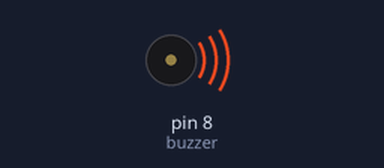
A sketch run on a simulated Arduino Uno, built with avr-gcc and run on an emulated ATmega328P. Shown: buzzer (waves = sounding).

Above: at 0.1 s.
At 0.6 s:
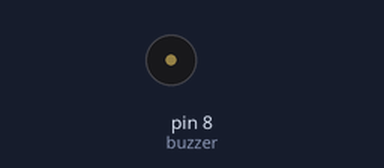
Timing chart, 0 to 2.1 s (numbered marks = the images above):
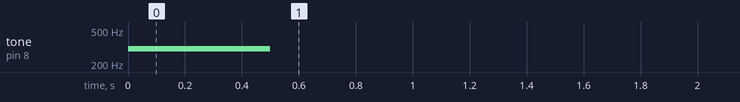

The sketch:

1.ino
```cpp
const int buzzer = 8;

void setup()
{
  pinMode(buzzer, OUTPUT);
  tone(buzzer, 300);
  delay(500);

  noTone(buzzer);
  delay(1000);
}

void loop()
{

}
```
